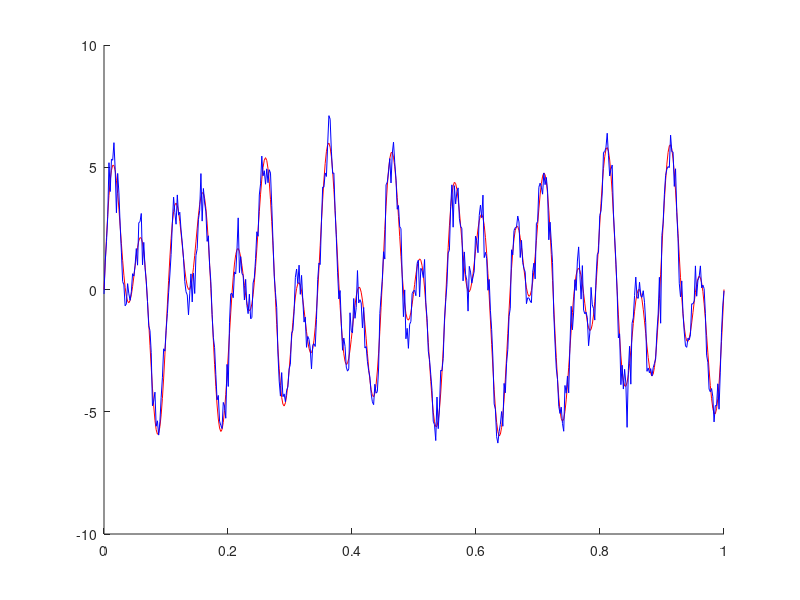

Write the MATLAB code that produced this figure. (Note: this script raises an error after producing the figure.)
clc, clear, close all

N = 500;
x = linspace(0, 1, N);
h = 3 * sin(2* pi * 20 * x) + 3 * sin(2 * pi * 9 * x);
s = 0.6 * randn(1,N);
y = h + s;

figure, hold all
plot(x, h, 'r');
plot(x, y, 'b');
yline(0);

ulaz = x;
izlaz = y;

%%
ind = randperm(N); 
ind_trening = ind(1 : 0.9*N); 
ind_test = ind(0.9*N+1 : N); 

ulaz_trening = ulaz(ind_trening);
izlaz_trening = izlaz(ind_trening);

ulaz_test = ulaz(ind_test);
izlaz_test = izlaz(ind_test);

%% Kreiranje neuralne mreze
net = fitnet([7, 15]);

net.divideFcn = '';
net.trainFcn = 'trainlm';

net.trainParam.epochs = 1000; 
net.trainParam.goal = 1e-3; 
net.trainParam.min_grad = 1e-4;

%%
net = train(net, ulaz_trening, izlaz_trening);

%%
figure, hold all
plot(ulaz, izlaz)
plot(ulaz, net(ulaz), 'r')